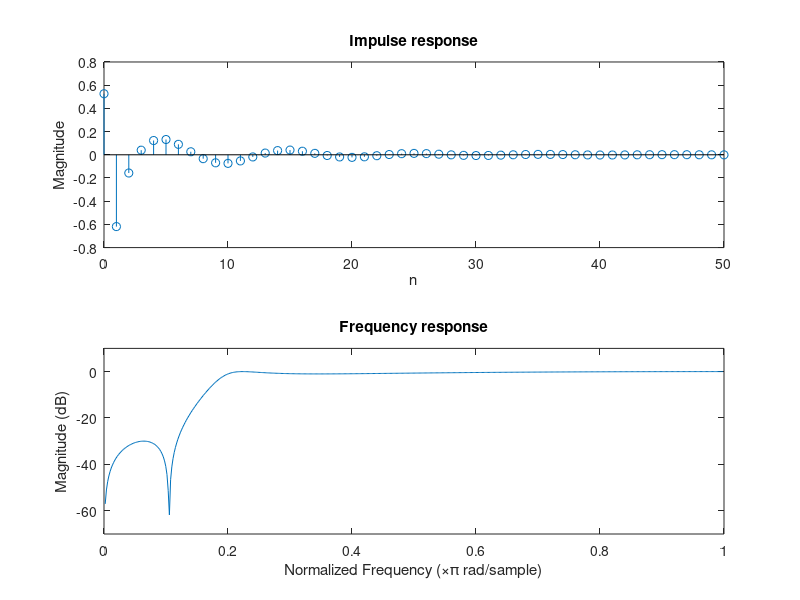

Write MATLAB code to recreate this figure.
SIZE_OF_SAMPLE = 51

a = [1 -1.7163 1.1724 -0.2089]
b = [0.5264 -1.5224 1.5224 -0.5264]

impulse = [1 zeros(1,SIZE_OF_SAMPLE-1)]

impulse_response = filter(b,a,impulse)
impulse_response_axis = 0:SIZE_OF_SAMPLE-1
subplot(2,1,1)
stem(impulse_response_axis, impulse_response)
title('Impulse response')
xlabel('n')
ylabel('Magnitude')

subplot(2,1,2)
[freq_response, w] = freqz(b,a)
plot(w/pi,20*log10(abs(freq_response)))
title('Frequency response')
xlabel('Normalized Frequency (\times\pi rad/sample)')
ylabel('Magnitude (dB)')
ylim([-70,10])